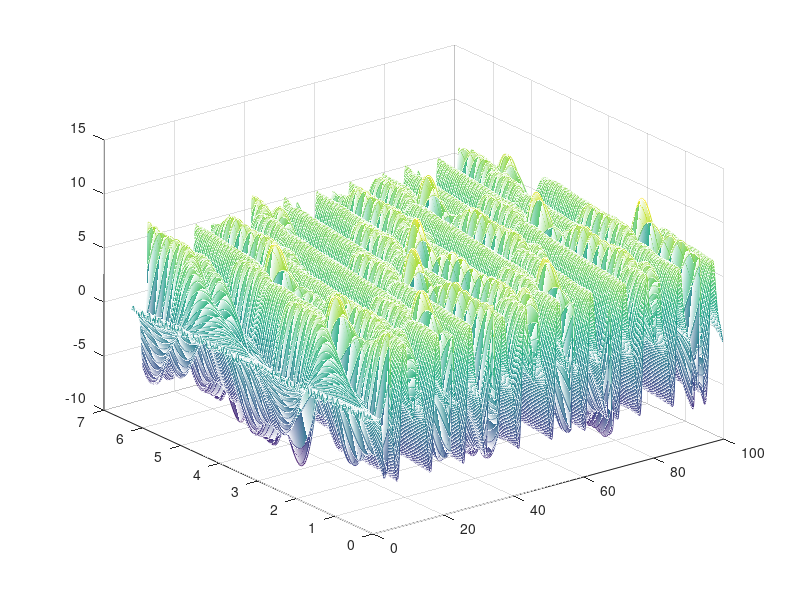
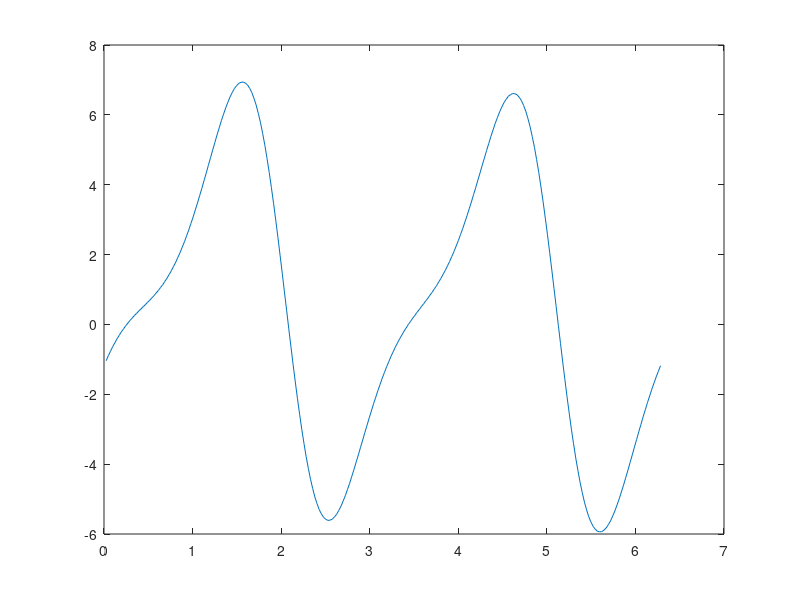
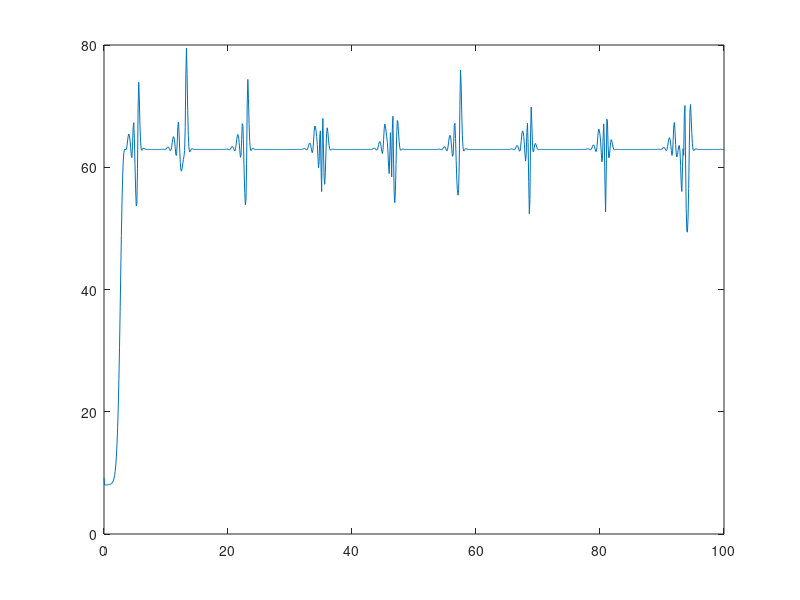

MATLAB code to generate these figures, in order:
% kursiv.m - solution of Kuramoto-Sivashinsky equation by ETDRK4 scheme
%
% u_t = -u*u_x - u_xx - u_xxxx, periodic BCs on [0,32*pi]
% computation is based on v = fft(u), so linear term is diagonal
% compare p27.m in Trefethen, "Spectral Methods in MATLAB", SIAM 2000
% AK Kassam and LN Trefethen, July 2002
% Spatial grid and initial condition:
nu = 0.1;
N = 256; % number of spatial grid points
x = 2*pi*(1:N)'/N;
%u = cos(x).*(1+sin(x));
u = rand(size(x));
v = fft(u);
% Precompute various ETDRK4 scalar quantities:
h = 1/100; % time step
k = [0:N/2-1 0 -N/2+1:-1]'; % wave numbers
L = k.^2 - nu*k.^4; % Fourier multipliers
E = exp(h*L); E2 = exp(h*L/2);
M = 16; % no. of points for complex means
r = exp(1i*pi*((1:M)-.5)/M); % roots of unity
size(L)
size(r)

LR = h*L(:,ones(M,1)) + r(ones(N,1),:);
Q = h*real(mean( (exp(LR/2)-1)./LR ,2));
f1 = h*real(mean( (-4-LR+exp(LR).*(4-3*LR+LR.^2))./LR.^3 ,2));
f2 = h*real(mean( (2+LR+exp(LR).*(-2+LR))./LR.^3 ,2));
f3 = h*real(mean( (-4-3*LR-LR.^2+exp(LR).*(4-LR))./LR.^3 ,2));
% Main time-stepping loop:
uu = u; tt = 0; norm_uu = norm(u);
tmax = 100; nmax = round(tmax/h); nplt = floor((tmax/100)/h);
nplt = 10;
g = -0.5i*k;
for n = 1:nmax
    t = n*h;
    Nv = g.*fft(real(ifft(v)).^2);
    a = E2.*v + Q.*Nv;
    Na = g.*fft(real(ifft(a)).^2);
    b = E2.*v + Q.*Na;
    Nb = g.*fft(real(ifft(b)).^2);
    c = E2.*a + Q.*(2*Nb-Nv);
    Nc = g.*fft(real(ifft(c)).^2);
    v = E.*v + Nv.*f1 + 2*(Na+Nb).*f2 + Nc.*f3;
    if mod(n,nplt)==0
        u = real(ifft(v));
        norm_u = norm(u); 
        uu = [uu,u]; tt = [tt,t]; norm_uu = [norm_uu, norm_u];
    end
end
% Plot results:
% surf(tt,x,uu), shading interp, lighting phong, axis tight
% view([-90 90]), colormap(autumn); set(gca,'zlim',[-5 50])
% light('color',[1 1 0],'position',[-1,2,2])
% material([0.30 0.60 0.60 40.00 1.00]);

mesh(tt,x,uu)
figure
plot(x, u)
figure; 
plot(tt, norm_uu)
